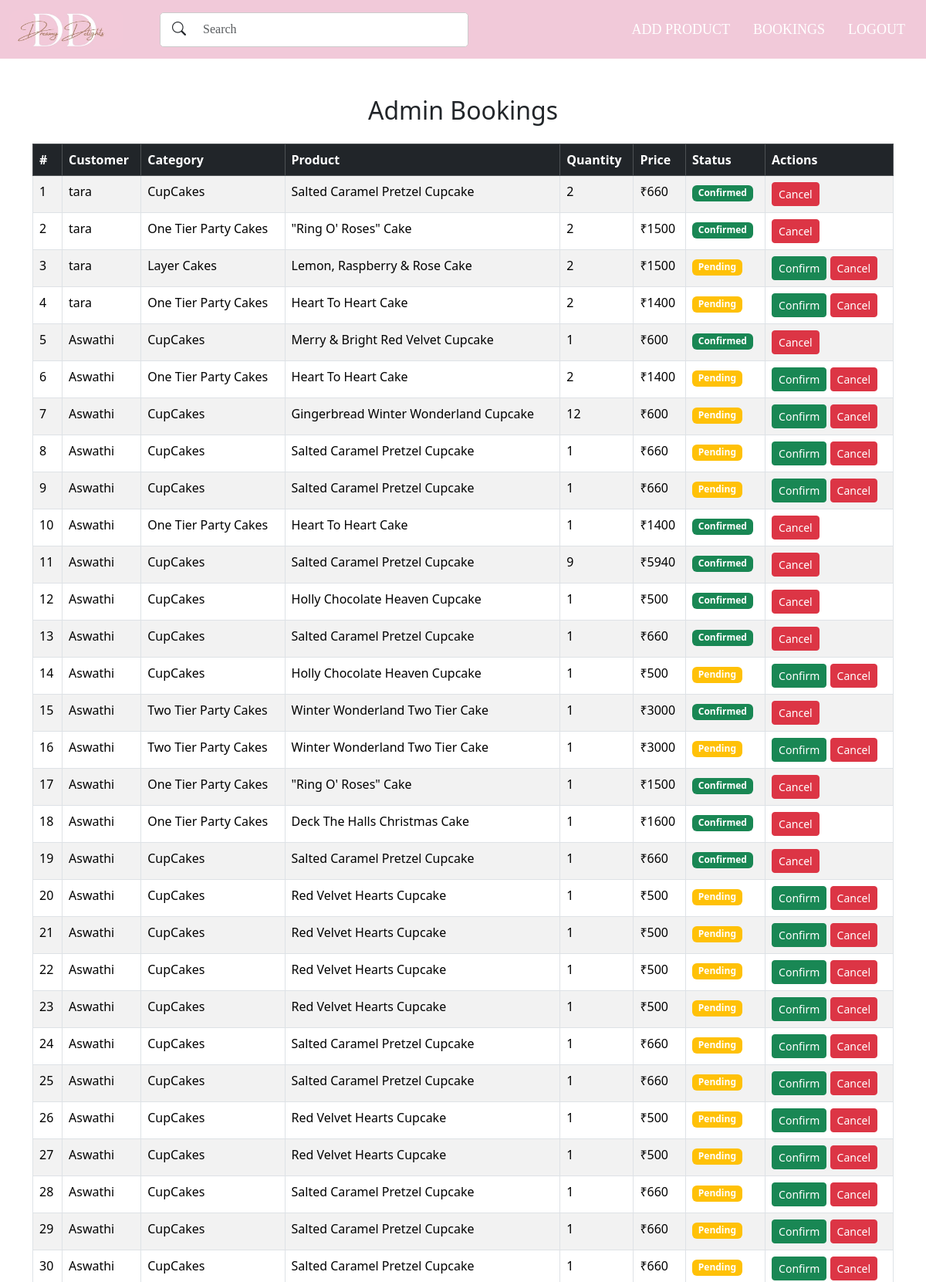
Screenshot of /admin_bookings/ (upper part) with the database file from the repository.
### app/models.py (models this page shows, shortened)
class Buy(models.Model):
    user=models.ForeignKey(User,on_delete=models.CASCADE)
    cake=models.ForeignKey(Cake,on_delete=models.CASCADE)
    price=models.IntegerField()
    quantity = models.PositiveIntegerField(default=1)
    date=models.DateField(auto_now_add=True)
    address = models.ForeignKey(Address, on_delete=models.CASCADE)
    is_confirmed = models.BooleanField(default=False)
    order=models.ForeignKey(Order,on_delete=models.CASCADE,null=True)

class Cake(models.Model):
    name=models.CharField(max_length=100)
    price=models.IntegerField()
    img=models.FileField()
    colour=models.TextField()
    category=models.ForeignKey(Category,on_delete=models.CASCADE)
    description=models.TextField()

class Category(models.Model):
    name=models.TextField(max_length=100)

### app/views.py (the view)
# urls.py: path('admin_bookings/',views.admin_bookings),
def admin_bookings(req):
    user = User.objects.all()
    data = Buy.objects.select_related('address', 'cake', 'user', 'cake__category').all()[::-1]
    category = Category.objects.all()
    total_profit = sum(item.price * item.quantity for item in data)
    return render(req, 'shop/admin_bookings.html', {
        'user': user,
        'data': data,
        'category': category,
        'total_profit': total_profit
    })

### templates/shop/admin_bookings.html (shortened to what this page needs)
<!DOCTYPE html>
<html lang="en">
<head>
    {% load static %}
    <link rel="stylesheet" href="{% static '/css/home.css' %}">
    <link href="https://cdn.jsdelivr.net/npm/bootstrap@5.3.3/dist/css/bootstrap.min.css" rel="stylesheet">
    <link rel="stylesheet" href="https://cdn.jsdelivr.net/npm/bootstrap-icons@1.11.3/font/bootstrap-icons.min.css">
    <link href="https://cdnjs.cloudflare.com/ajax/libs/font-awesome/5.15.4/css/all.min.css" rel="stylesheet">
    <link rel="stylesheet" href="https://cdn.jsdelivr.net/npm/bootstrap@5.3.3/dist/css/bootstrap.min.css">
</head>
<body>
    <nav class="navbar navbar-expand-lg navbar-light">
        <div class="container-fluid">
            <a class="navbar-brand" href="../">
                <img src="{% static 'img/logo.jpeg' %}" alt="Logo">
            </a>
            <form class="d-flex mx-auto search-form" role="search" action="{% url 'search' %}" method="POST">
              <div class="input-group search-box">
                  <button class="btn" type="submit" style="background-color: white;">
                      <i class="bi bi-search"></i>
                  </button>
                  <input class="form-control" type="text" placeholder="Search" name="searched"
                      id="search" data-aos="fade-down" data-aos-duration="1500" data-aos-delay="200">
              </div>
          </form>
            <div class="collapse navbar-collapse justify-content-end" id="navbarNav">
                    <ul class="navbar-nav">
                      <li class="nav-item">
                        <a class="nav-link" href="../add_cake">ADD PRODUCT</a>
                    </li>
                    <li class="nav-item">
                        <a class="nav-link" href="../admin_bookings">BOOKINGS</a>
                    </li>
                    <li class="nav-item">
                        <a class="nav-link" href="../logout">LOGOUT</a>
                    </li>
                </ul>
            </div>
        </div>
    </nav>
    <div class="container mt-5">
        <h2 class="text-center mb-4">Admin Bookings</h2>
        <div class="table-responsive">
            <table class="table table-bordered table-striped">
                <thead class="table-dark">
                    <tr>
                        <th>#</th>
                        <th>Customer</th>
                        <th>Category</th>
                        <th>Product</th>
                        <th>Quantity</th>
                        <th>Price</th>
                        <th>Status</th>
                        <th>Actions</th>
                    </tr>
                </thead>
                <tbody>
                    {% for order in data %}
                    <tr>
                        <td>{{ forloop.counter }}</td>
                        <td>{{ order.user.first_name }} {{ order.user.last_name }}</td>
                        <td>{{ order.cake.category.name }}</td>
                        <td>{{ order.cake.name }}</td>
                        <td>{{ order.quantity }}</td>
                        <td> ₹{{ order.price }}</td>
                        <td>
                            {% if order.is_confirmed %}
                                <span class="badge bg-success">Confirmed</span>
                            {% else %}
                                <span class="badge bg-warning">Pending</span>
                            {% endif %}
                        </td>
                        <td>
                            {% if not order.is_confirmed %}
                                <a href="{% url 'confirm_order' order.id %}" class="btn btn-sm btn-success">Confirm</a>
                            {% endif %}
                            <a href="{% url 'cancel_order' order.id %}" class="btn btn-sm btn-danger">Cancel</a>
                        </td>
                    </tr>
                    {% endfor %}
                </tbody>
            </table>
        </div>
    </div>
</body>
</html>

### static/css/home.css (style rules this page uses)
body { background-color: #f0f4f8; font-family: 'Arial', sans-serif; }
img { max-width: 100%; height: auto; border: 2px solid #ddd; border-radius: 10px; }
.d-flex { display: flex; gap: 15px; }
.d-flex .btn { width: 44%; padding: 15px; border: none; border-radius: 5px; font-size: 16px; position: relative; transition: background-color 0.3s ease-in-out; }
.input-group { width: 100%; max-width: 500px; }
.input-group .form-control { padding-right: 40px; border-right: none; border-radius: 0.25rem; }
.input-group .btn { border-left: none; background-color: #f8f9fa; border-radius: 0.25rem; padding: 8px 15px; width: auto; min-width: 35px; height: 100%; }
.input-group .btn i { font-size: 18px; }
a { text-decoration: none; color: inherit; }
.navbar { display: flex; align-items: center; justify-content: space-between; padding: 10px 20px; background-color: #f1c9d9; }
.navbar-brand img { height: 50px; width: auto; border: none; }
.navbar { font-family: "Playfair Display", serif; }
.navbar .navbar-nav .nav-item .nav-link { color: white; font-size: 18px; padding-left: 15px; padding-right: 15px; transition: color 0.3s ease-in-out; }
.search-form { flex-grow: 1; display: flex; justify-content: center; }
.search-box { max-width: 400px; width: 100%; display: flex; align-items: center; border: 1px solid #ccc; border-radius: 5px; overflow: hidden; background-color: white; }
.search-box input { width: 100%; padding: 8px; border: none; outline: none; transition: width 0.3s ease-in-out; }
.search-box button { background: white; border: none; padding: 8px 12px; cursor: pointer; }

### rows the page displays
Buy: user.first_name "tara", cake.category.name "CupCakes", cake.name "Salted Caramel Pretzel Cupcake", quantity "2", price "660", is_confirmed "Confirmed"
Buy: user.first_name "tara", cake.category.name "One Tier Party Cakes", cake.name "\"Ring O' Roses\" Cake", quantity "2", price "1500", is_confirmed "Confirmed"
Buy: user.first_name "tara", cake.category.name "Layer Cakes", cake.name "Lemon, Raspberry & Rose Cake", quantity "2", price "1500", is_confirmed "Pending"
Buy: user.first_name "tara", cake.category.name "One Tier Party Cakes", cake.name "Heart To Heart Cake", quantity "2", price "1400", is_confirmed "Pending"
Buy: user.first_name "Aswathi", cake.category.name "CupCakes", cake.name "Merry & Bright Red Velvet Cupcake", quantity "1", price "600", is_confirmed "Confirmed"
Buy: user.first_name "Aswathi", cake.category.name "One Tier Party Cakes", cake.name "Heart To Heart Cake", quantity "2", price "1400", is_confirmed "Pending"
Buy: user.first_name "Aswathi", cake.category.name "CupCakes", cake.name "Gingerbread Winter Wonderland Cupcake", quantity "12", price "600", is_confirmed "Pending"
Buy: user.first_name "Aswathi", cake.category.name "CupCakes", cake.name "Salted Caramel Pretzel Cupcake", quantity "1", price "660", is_confirmed "Pending"
Buy: user.first_name "Aswathi", cake.category.name "CupCakes", cake.name "Salted Caramel Pretzel Cupcake", quantity "1", price "660", is_confirmed "Pending"
Buy: user.first_name "Aswathi", cake.category.name "One Tier Party Cakes", cake.name "Heart To Heart Cake", quantity "1", price "1400", is_confirmed "Confirmed"
Buy: user.first_name "Aswathi", cake.category.name "CupCakes", cake.name "Salted Caramel Pretzel Cupcake", quantity "9", price "5940", is_confirmed "Confirmed"
Buy: user.first_name "Aswathi", cake.category.name "CupCakes", cake.name "Holly Chocolate Heaven Cupcake", quantity "1", price "500", is_confirmed "Confirmed"
Buy: user.first_name "Aswathi", cake.category.name "CupCakes", cake.name "Salted Caramel Pretzel Cupcake", quantity "1", price "660", is_confirmed "Confirmed"
Buy: user.first_name "Aswathi", cake.category.name "CupCakes", cake.name "Holly Chocolate Heaven Cupcake", quantity "1", price "500", is_confirmed "Pending"
Buy: user.first_name "Aswathi", cake.category.name "Two Tier Party Cakes", cake.name "Winter Wonderland Two Tier Cake", quantity "1", price "3000", is_confirmed "Confirmed"
Buy: user.first_name "Aswathi", cake.category.name "Two Tier Party Cakes", cake.name "Winter Wonderland Two Tier Cake", quantity "1", price "3000", is_confirmed "Pending"
Buy: user.first_name "Aswathi", cake.category.name "One Tier Party Cakes", cake.name "\"Ring O' Roses\" Cake", quantity "1", price "1500", is_confirmed "Confirmed"
Buy: user.first_name "Aswathi", cake.category.name "One Tier Party Cakes", cake.name "Deck The Halls Christmas Cake", quantity "1", price "1600", is_confirmed "Confirmed"
Buy: user.first_name "Aswathi", cake.category.name "CupCakes", cake.name "Salted Caramel Pretzel Cupcake", quantity "1", price "660", is_confirmed "Confirmed"
Buy: user.first_name "Aswathi", cake.category.name "CupCakes", cake.name "Red Velvet Hearts Cupcake", quantity "1", price "500", is_confirmed "Pending"
Buy: user.first_name "Aswathi", cake.category.name "CupCakes", cake.name "Red Velvet Hearts Cupcake", quantity "1", price "500", is_confirmed "Pending"
Buy: user.first_name "Aswathi", cake.category.name "CupCakes", cake.name "Red Velvet Hearts Cupcake", quantity "1", price "500", is_confirmed "Pending"
Buy: user.first_name "Aswathi", cake.category.name "CupCakes", cake.name "Red Velvet Hearts Cupcake", quantity "1", price "500", is_confirmed "Pending"
Buy: user.first_name "Aswathi", cake.category.name "CupCakes", cake.name "Salted Caramel Pretzel Cupcake", quantity "1", price "660", is_confirmed "Pending"
Buy: user.first_name "Aswathi", cake.category.name "CupCakes", cake.name "Salted Caramel Pretzel Cupcake", quantity "1", price "660", is_confirmed "Pending"
Buy: user.first_name "Aswathi", cake.category.name "CupCakes", cake.name "Red Velvet Hearts Cupcake", quantity "1", price "500", is_confirmed "Pending"
Buy: user.first_name "Aswathi", cake.category.name "CupCakes", cake.name "Red Velvet Hearts Cupcake", quantity "1", price "500", is_confirmed "Pending"
Buy: user.first_name "Aswathi", cake.category.name "CupCakes", cake.name "Salted Caramel Pretzel Cupcake", quantity "1", price "660", is_confirmed "Pending"
Buy: user.first_name "Aswathi", cake.category.name "CupCakes", cake.name "Salted Caramel Pretzel Cupcake", quantity "1", price "660", is_confirmed "Pending"
Buy: user.first_name "Aswathi", cake.category.name "CupCakes", cake.name "Salted Caramel Pretzel Cupcake", quantity "1", price "660", is_confirmed "Pending"
